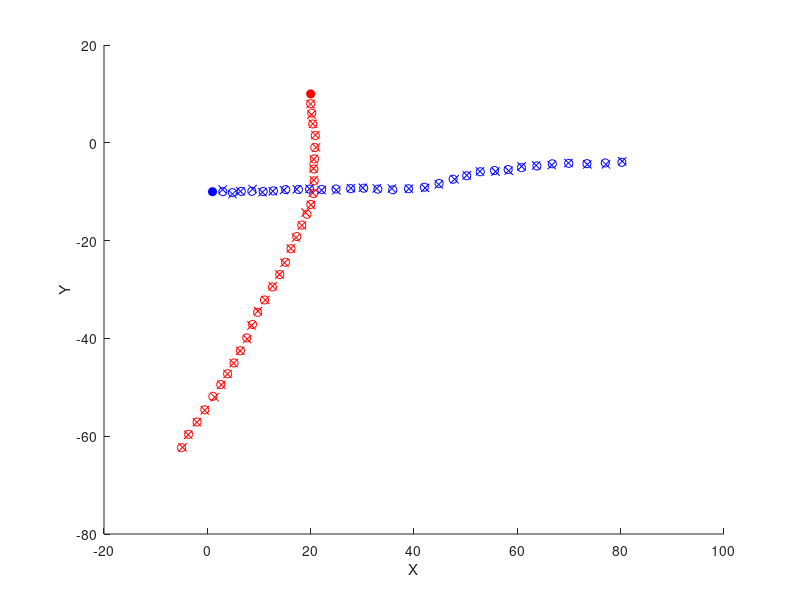

Here is the MATLAB script that generated this plot:
%% Generate multiple tracks, 2D xy
%rng(2) % 20,36 is good 
T = 1;
A = [1 T 0 0;
    0 1 0 0;
    0 0 1 T;
    0 0 0 1];

mu_s = [0 0 0 0];

Q_s = 0.05.*[0 0 0 0;
             0 1 0 0;
             0 0 0 0;
             0 0 0 1];

H = [1 0 0 0;
     0 0 1 0];

mu_m = [0 0];

Q_m = 0.025.*[1 0;
              0 1];

x1_init = [1 2 -10 0]';
x2_init = [20 0 10 -2]';
x3_init = [5 1 -10 1]';
x4_init = [14 0 -18 2]';
% Generate State & Measurement Sequence for two targets

N = 30;
vLimit = round(N/2);
% x1 & x2 always present. x3 is birthed halfway through, x4 dies halfway through 
x1_state = ones(4,N);
x2_state = ones(4,N);

x3_state = ones(4,vLimit);
x4_state = ones(4,vLimit);

x1_m = ones(3,N); % Bottom row stands for detected or not 
x2_m = ones(3,N); % Bottom row stands for detected or not 
x3_m = ones(3,vLimit); % Bottom row stands for detected or not 
x4_m = ones(3,vLimit); % Bottom row stands for detected or not 


% Set probability of detection

Pd = 0.75;
% Set states 
for j = 1:N
    if j == 1
        x1_state(:,j) = A*x1_init + mvnrnd(mu_s,Q_s)';
        x2_state(:,j) = A*x2_init + mvnrnd(mu_s,Q_s)';
        
        x1_m(1:2,j) = H*x1_state(:,j) + mvnrnd(mu_m,Q_m)';
        x2_m(1:2,j) = H*x2_state(:,j) + mvnrnd(mu_m,Q_m)';
                
        x1_m(3,j) = binornd(1,Pd);
        x2_m(3,j) = binornd(1,Pd);
    else
        x1_state(:,j) = A*x1_state(:,j-1) + mvnrnd(mu_s,Q_s)';
        x2_state(:,j) = A*x2_state(:,j-1) + mvnrnd(mu_s,Q_s)';
        
        x1_m(1:2,j) = H*x1_state(:,j) + mvnrnd(mu_m,Q_m)';
        x2_m(1:2,j) = H*x2_state(:,j) + mvnrnd(mu_m,Q_m)';
                
        x1_m(3,j) = binornd(1,Pd);
        x2_m(3,j) = binornd(1,Pd);
    end
end

% States that die or get birthed 
vLimit = round(N/2);
for j = 1:vLimit
    if j == 1
        x3_state(:,j) = A*x3_init + mvnrnd(mu_s,Q_s)';
        x4_state(:,j) = A*x4_init + mvnrnd(mu_s,Q_s)';
        
        x3_m(1:2,j) = H*x3_state(:,j) + mvnrnd(mu_m,Q_m)';
        x4_m(1:2,j) = H*x4_state(:,j) + mvnrnd(mu_m,Q_m)';
                
        x3_m(3,j) = binornd(1,Pd);
        x4_m(3,j) = binornd(1,Pd);
    else
        x3_state(:,j) = A*x3_state(:,j-1) + mvnrnd(mu_s,Q_s)';
        x4_state(:,j) = A*x4_state(:,j-1) + mvnrnd(mu_s,Q_s)';
        
        x3_m(1:2,j) = H*x3_state(:,j) + mvnrnd(mu_m,Q_m)';
        x4_m(1:2,j) = H*x4_state(:,j) + mvnrnd(mu_m,Q_m)';
                
        x3_m(3,j) = binornd(1,Pd);
        x4_m(3,j) = binornd(1,Pd);
    end
end

%% Generate Clutter

% Set density rate 
be = 5e-2;
% Set Volume/Area 
Vl = 36*42;

% Draw poission value, use this to generate uniformly distributed xy values

clutterMeas = cell(1,N);
xa = -1;
xb = 45;
ya = -40;
yb = 12;
for k = 1:N
   poissValue = poissrnd(be*Vl);
   Xc = xa + (xb - xa)*rand(1,poissValue);
   Yc = ya + (yb - ya)*rand(1,poissValue);
   clutterMeas{1,k} = [Xc;Yc];
end



%% (New) Plot the trajectories

X1 = [x1_init x1_state];
X2 = [x2_init x2_state];
X3 = [x3_init x3_state];
X4 = [x4_init x4_state];

X1m = [[0 0 0]' x1_m];
X2m = [[0 0 0]' x2_m];
X3m = [[0 0 0]' x3_m];
X4m = [[0 0 0]' x4_m];

if 0
    button = 'Yes';
    h1 = figure('Position',[100, 400, 1920*0.7 1080*0.7]);
    
    k = 1;
    checker = 0;
    vLimit = vLimit +1;
    while h1.isvalid == 1 && strcmp('Yes',button)
        %for k = 1:N+1
        while k > 0 && k < N +2 && h1.isvalid
            hold on
            
            if k > 1
                % Plot Clutter
                hold off
                plot(clutterMeas{k-1}(1,:),clutterMeas{k-1}(2,:),'x','Color',[0.3 0.3 0.3])
                hold on
                %plot(X1m(1,2:k),X1m(2,2:k),'xb')
                plotMeasurement(X1m(1,2:k),X1m(2,2:k),X1m(3,k),'b')
                plotMeasurement(X2m(1,2:k),X2m(2,2:k),X2m(3,k),'r')
            end
            plot(X1(1,1:k),X1(3,1:k),'ob')
            plot(X2(1,1:k),X2(3,1:k),'or')
            
            if k <= vLimit
                plot(X3(1,1:k),X3(3,1:k),'og')
                plotMeasurement(X3m(1,2:k),X3m(2,2:k),X3m(3,k),'g')
                plotEllip(X3(1:2:3,k), Q_m, [1 2])
            else
                a = k-vLimit;
                plot(X4(1,1:a),X4(3,1:a),'om')
                plot(X4m(1,2:a),X4m(2,2:a),'xm')
                plotEllip(X4(1:2:3,a), Q_m, [1 2])
            end
            
            axis([-1 45 -40 12])
            xlabel('X')
            ylabel('Y')
            title(sprintf('TimeStep: %d/%d',[k-1, N]))
            
            plotEllip(X1(1:2:3,k), Q_m, [1 2])
            plotEllip(X2(1:2:3,k), Q_m, [1 2])
            
            if k < N+1
                a = 1+k;
                [xf, yf]=ds2nfu(X1(1,k:a),X1(3,k:a));
                xf(xf < 0) = 0;
                yf(yf < 0) = 0;
                annotation('line', xf,yf);
                
                [xf, yf]=ds2nfu(X2(1,k:a),X2(3,k:a));
                xf(xf < 0) = 0;
                yf(yf < 0) = 0;
                annotation('line', xf,yf)
                
                if k <= vLimit-1
                    [xf, yf]=ds2nfu(X3(1,k:a),X3(3,k:a));
                    xf(xf < 0) = 0;
                    yf(yf < 0) = 0;
                    annotation('line', xf,yf)
                elseif k > vLimit
                    [xf, yf]=ds2nfu(X4(1,k-vLimit:a-vLimit),X4(3,k-vLimit:a-vLimit));
                    xf(xf < 0) = 0;
                    yf(yf < 0) = 0;
                    annotation('line', xf,yf)
                end
            end
            
            if checker == 10
                pause(0.750)
            end
            
            %checker
            if  checker ~= 10
                checker = mydialog;
                if checker ~= 10
                    k = k + checker;
                end
            else
                k = k +1;
            end
            
        end
        
        if h1.isvalid
            button = questdlg('Replay Sequence?','MHT Player', 'Yes','No','Yes');
            if strcmp(button,'Yes')
                clf;
                k = 1;
                checker = 0;
            else
                close(h1);
            end
        end
    end
end





%% Old plot
st = 1;
sp = N;
h1 = figure('Position',[50 50 1920*0.8 1080*0.8]);
    hold on
    plot(x1_state(1,st:sp),x1_state(3,st:sp),'ob')
    plot(x1_init(1),x1_init(3),'ob','MarkerFaceColor','blue')
    plot(x1_m(1,st:sp),x1_m(2,st:sp),'xb')

    plot(x2_state(1,st:sp),x2_state(3,st:sp),'or')
    plot(x2_init(1),x2_init(3),'or','MarkerFaceColor','red')
    plot(x2_m(1,st:sp),x2_m(2,st:sp),'xr')

    xlabel('X')
    ylabel('Y')

    X1 = [x1_init x1_state];
    X2 = [x2_init x2_state];
%     for k = 1:length(X1)-1
%         a = 1+k;
%         [xf, yf]=ds2nfu(X1(1,k:a),X1(3,k:a));
%         annotation('arrow', xf,yf)
%         [xf, yf]=ds2nfu(X2(1,k:a),X2(3,k:a));
%         annotation('arrow', xf,yf)
%     end




